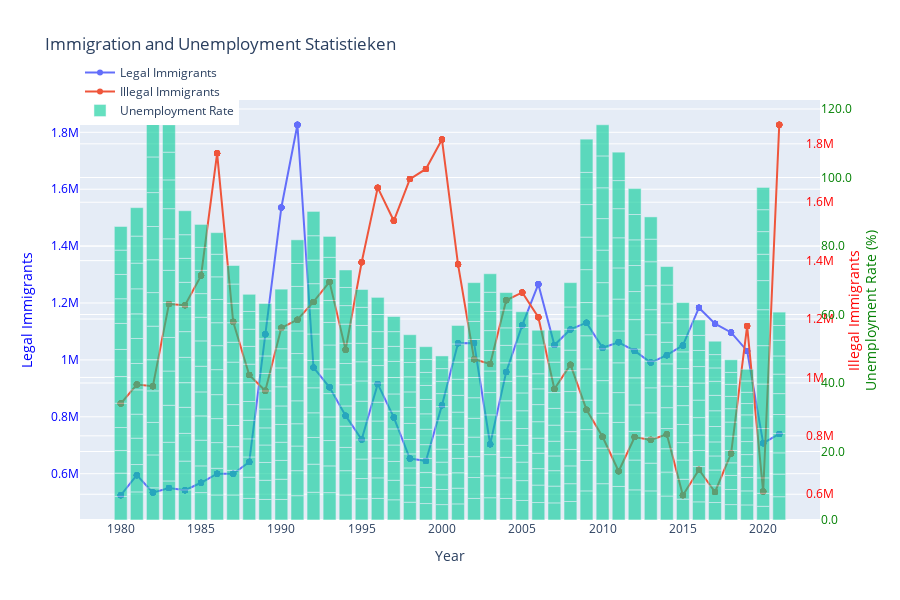

Source (notebook cell):
### Markdown cell above
De 'violinplot' toont de spreiding van het 'Minimumloon' over de jaren. Met de jaren weergegeven op de x-as, terwijl de y-as het 'Minimumloon' weergeeft. Uit de grafiek kunnen we afleiden dat de mediaan door de jaren consistent is gebleven. Er is geen significante sprake van daling of stijging van het minimumloon.

### Code cell
import pandas as pd
import plotly.graph_objects as go

# Load the datasets
immigration_data = pd.read_csv('immigration_statistics_us.csv')
unemployment_data = pd.read_csv('unemployment_rate_data.csv')

# Hernoem de kolommen voor consistentie
immigration_data = immigration_data.rename(columns={
    'ï»¿Year': 'Year',  # Fix the column name here
    'Immigrants Obtaining Lawful Permanent Resident Status': 'Legal_Immigrants',
    'Noncitizen Apprehensions': 'Illegal_Immigrants'
})

unemployment_data = unemployment_data.rename(columns={
    'date': 'Year',
    'unrate': 'Unemployment_Rate'
})

# Extract year from the 'Year' column in unemployment_data
unemployment_data['Year'] = pd.to_datetime(unemployment_data['Year']).dt.year

# Verwijder komma's en converteer kolommen naar numeriek type in immigration_data
immigration_data['Legal_Immigrants'] = immigration_data['Legal_Immigrants'].str.replace(',', '').astype(int)
immigration_data['Illegal_Immigrants'] = immigration_data['Illegal_Immigrants'].str.replace(',', '').astype(int)

# Mergen van datasets op basis van het jaar
merged_data = pd.merge(immigration_data, unemployment_data, on='Year')

# Creëer de figuur
fig = go.Figure()

# Voeg de lijn voor legale immigranten toe
fig.add_trace(go.Scatter(
    x=merged_data['Year'],
    y=merged_data['Legal_Immigrants'],
    mode='lines+markers',
    name='Legal Immigrants',
    yaxis='y1'
))

# Voeg de lijn voor illegale immigranten toe
fig.add_trace(go.Scatter(
    x=merged_data['Year'],
    y=merged_data['Illegal_Immigrants'],
    mode='lines+markers',
    name='Illegal Immigrants',
    yaxis='y2'
))

# Voeg het staafdiagram voor werkloosheid toe
fig.add_trace(go.Bar(
    x=merged_data['Year'],
    y=merged_data['Unemployment_Rate'],
    name='Unemployment Rate',
    yaxis='y3',
    opacity=0.6,
    hovertemplate='%{x}, %{y:.1f}%'  # Voeg een procentteken toe aan de hoverinformatie
))

# Update layout om de verschillende assen te ondersteunen
fig.update_layout(
    title='Immigration and Unemployment Statistieken',
    xaxis=dict(title='Year'),
    yaxis=dict(
        title='Legal Immigrants',
        titlefont=dict(color='blue'),
        tickfont=dict(color='blue')
    ),
    yaxis2=dict(
        title='Illegal Immigrants',
        titlefont=dict(color='red'),
        tickfont=dict(color='red'),
        overlaying='y',
        side='right',
        position=0.98  # Verplaats de y-as verder naar rechts buiten de grafiek
    ),
    yaxis3=dict(
        title='Unemployment Rate (%)',
        titlefont=dict(color='green'),
        tickfont=dict(color='green'),
        tickformat='.1f',  # Voeg een procentteken toe aan de labels
        anchor='free',
        overlaying='y',
        side='right',
        position=1  # Verplaats de y-as verder naar rechts buiten de grafiek
    ),
    legend=dict(x=0, y=1.1),
    height=600  # Pas de hoogte aan hier
)

# Toon de figuur
fig.show()

### Figure 1 — Plotly figure (JSON) as saved in the notebook; plotly's stock layout.template omitted (floating-point values rounded to 4 significant figures; data arrays with more than 128 entries replaced by an {"elided": "..."} marker saying what was removed)
{"data": [{"mode": "lines+markers", "name": "Legal Immigrants", "type": "scatter", "x": {"elided": "503 int values"}, "y": {"elided": "503 int values"}, "yaxis": "y"}, {"mode": "lines+markers", "name": "Illegal Immigrants", "type": "scatter", "x": {"elided": "503 int values"}, "y": {"elided": "503 int values"}, "yaxis": "y2"}, {"hovertemplate": "%{x}, %{y:.1f}%", "name": "Unemployment Rate", "opacity": 0.6, "type": "bar", "x": {"elided": "503 int values"}, "y": {"elided": "503 float values"}, "yaxis": "y3"}], "layout": {"height": 600, "legend": {"x": 0, "y": 1.1}, "title": {"text": "Immigration and Unemployment Statistieken"}, "xaxis": {"title": {"text": "Year"}}, "yaxis": {"tickfont": {"color": "blue"}, "title": {"font": {"color": "blue"}, "text": "Legal Immigrants"}}, "yaxis2": {"overlaying": "y", "position": 0.98, "side": "right", "tickfont": {"color": "red"}, "title": {"font": {"color": "red"}, "text": "Illegal Immigrants"}}, "yaxis3": {"anchor": "free", "overlaying": "y", "position": 1, "side": "right", "tickfont": {"color": "green"}, "tickformat": ".1f", "title": {"font": {"color": "green"}, "text": "Unemployment Rate (%)"}}}}
